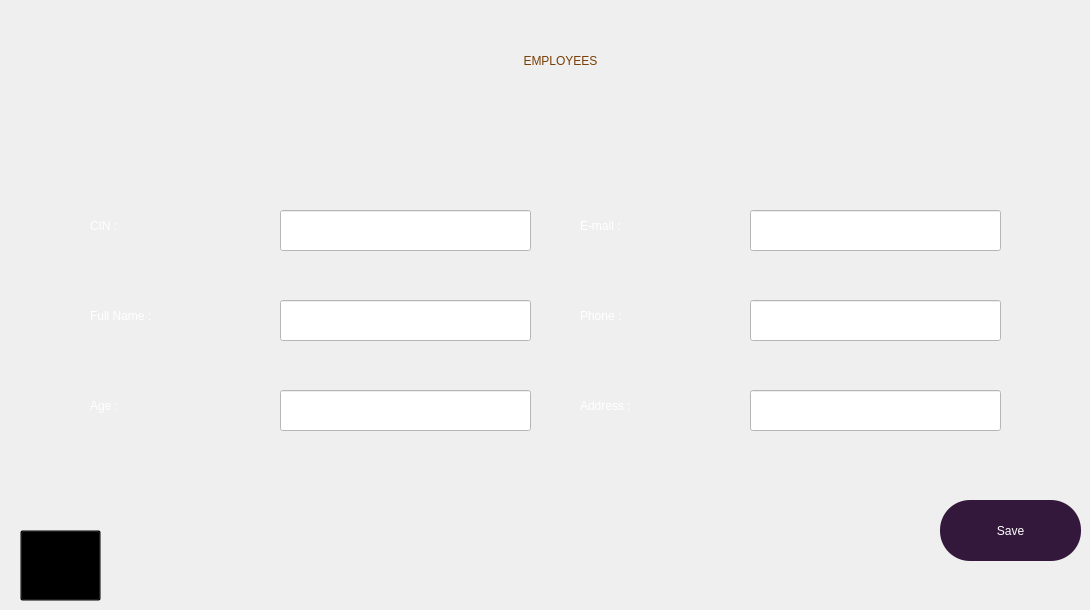
    <widget class="QWidget" name="addEmployee2">
     <widget class="QLabel" name="label_20">
      <property name="geometry">
       <rect>
        <x>1</x>
        <y>10</y>
        <width>151</width>
        <height>91</height>
       </rect>
      </property>
      <property name="styleSheet">
       <string notr="true">image: url(:/img/img/logo.png);
background-color: rgb(0, 0, 0, 0%);</string>
      </property>
      <property name="text">
       <string/>
      </property>
     </widget>
     <widget class="QLabel" name="label_21">
      <property name="geometry">
       <rect>
        <x>310</x>
        <y>0</y>
        <width>501</width>
        <height>121</height>
       </rect>
      </property>
      <property name="styleSheet">
       <string notr="true">color: rgb(120, 63, 7);
font: 40pt &quot;Lemon&quot;;
background-color: rgb(0, 0, 0,0%);</string>
      </property>
      <property name="text">
       <string>EMPLOYEES</string>
      </property>
      <property name="scaledContents">
       <bool>true</bool>
      </property>
      <property name="alignment">
       <set>Qt::AlignCenter</set>
      </property>
     </widget>
     <widget class="QToolButton" name="back_8">
      <property name="geometry">
       <rect>
        <x>20</x>
        <y>530</y>
        <width>81</width>
        <height>71</height>
       </rect>
      </property>
      <property name="styleSheet">
       <string notr="true">background-color: rgb(0, 0, 0, 0%);</string>
      </property>
      <property name="text">
       <string>...</string>
      </property>
      <property name="icon">
       <iconset resource="assets.qrc">
        <normaloff>:/img/img/icons8-back-80.png</normaloff>:/img/img/icons8-back-80.png</iconset>
      </property>
      <property name="iconSize">
       <size>
        <width>60</width>
        <height>60</height>
       </size>
      </property>
     </widget>
     <widget class="QLabel" name="label_24">
      <property name="geometry">
       <rect>
        <x>580</x>
        <y>380</y>
        <width>151</width>
        <height>51</height>
       </rect>
      </property>
      <property name="styleSheet">
       <string notr="true">background-color: rgba(0, 0, 0, 0%);
color: rgb(255, 255, 255);
font: 25 italic 20pt &quot;Bahnschrift&quot;;</string>
      </property>
      <property name="text">
       <string>Address :</string>
      </property>
     </widget>
     <widget class="QLineEdit" name="lineEdit_fullname">
      <property name="geometry">
       <rect>
        <x>280</x>
        <y>300</y>
        <width>251</width>
        <height>41</height>
       </rect>
      </property>
      <property name="styleSheet">
       <string notr="true">font: 25 italic 18pt &quot;Bahnschrift&quot;;
background-color: rgb(255, 255, 255);</string>
      </property>
     </widget>
     <widget class="QLabel" name="label_25">
      <property name="geometry">
       <rect>
        <x>580</x>
        <y>200</y>
        <width>131</width>
        <height>51</height>
       </rect>
      </property>
      <property name="styleSheet">
       <string notr="true">background-color: rgba(0, 0, 0, 0%);
color: rgb(255, 255, 255);
font: 25 italic 20pt &quot;Bahnschrift&quot;;</string>
      </property>
      <property name="text">
       <string>E-mail :</string>
      </property>
     </widget>
     <widget class="QLabel" name="label_26">
      <property name="geometry">
       <rect>
        <x>90</x>
        <y>200</y>
        <width>121</width>
        <height>51</height>
       </rect>
      </property>
      <property name="styleSheet">
       <string notr="true">background-color: rgba(0, 0, 0, 0%);
color: rgb(255, 255, 255);
font: 25 italic 20pt &quot;Bahnschrift&quot;;</string>
      </property>
      <property name="text">
       <string>CIN :</string>
      </property>
     </widget>
     <widget class="QToolButton" name="toolButton_save_2">
      <property name="geometry">
       <rect>
        <x>940</x>
        <y>500</y>
        <width>141</width>
        <height>61</height>
       </rect>
      </property>
      <property name="cursor">
       <cursorShape>PointingHandCursor</cursorShape>
      </property>
      <property name="styleSheet">
       <string notr="true">#toolButton_save_2
{
background-color: rgb(51, 24, 60);
color: rgb(255, 255, 255);
font: 10pt &quot;Segoe Print&quot;;
border-radius: 30px;
}
#toolButton_save_2:hover
{
background-color: rgb(74, 35, 88);
}
#toolButton_save_2:pressed
{
background-color: rgb(98, 47, 117);
}</string>
      </property>
      <property name="text">
       <string>Save</string>
      </property>
      <property name="iconSize">
       <size>
        <width>60</width>
        <height>60</height>
       </size>
      </property>
      <property name="toolButtonStyle">
       <enum>Qt::ToolButtonTextUnderIcon</enum>
      </property>
     </widget>
     <widget class="QLineEdit" name="lineEdit_age">
      <property name="geometry">
       <rect>
        <x>280</x>
        <y>390</y>
        <width>251</width>
        <height>41</height>
       </rect>
      </property>
      <property name="styleSheet">
       <string notr="true">font: 25 italic 18pt &quot;Bahnschrift&quot;;
background-color: rgb(255, 255, 255);</string>
      </property>
     </widget>
     <widget class="QLabel" name="label_27">
      <property name="geometry">
       <rect>
        <x>90</x>
        <y>290</y>
        <width>201</width>
        <height>51</height>
       </rect>
      </property>
      <property name="styleSheet">
       <string notr="true">background-color: rgba(0, 0, 0, 0%);
color: rgb(255, 255, 255);
font: 25 italic 20pt &quot;Bahnschrift&quot;;</string>
      </property>
      <property name="text">
       <string>Full Name :</string>
      </property>
     </widget>
     <widget class="QLineEdit" name="lineEdit_cin">
      <property name="geometry">
       <rect>
        <x>280</x>
        <y>210</y>
        <width>251</width>
        <height>41</height>
       </rect>
      </property>
      <property name="styleSheet">
       <string notr="true">font: 25 italic 18pt &quot;Bahnschrift&quot;;
background-color: rgb(255, 255, 255);</string>
      </property>
     </widget>
     <widget class="QLabel" name="label_28">
      <property name="geometry">
       <rect>
        <x>580</x>
        <y>290</y>
        <width>121</width>
        <height>51</height>
       </rect>
      </property>
      <property name="styleSheet">
       <string notr="true">background-color: rgba(0, 0, 0, 0%);
color: rgb(255, 255, 255);
font: 25 italic 20pt &quot;Bahnschrift&quot;;</string>
      </property>
      <property name="text">
       <string>Phone :</string>
      </property>
     </widget>
     <widget class="QLineEdit" name="lineEdit_phone">
      <property name="geometry">
       <rect>
        <x>750</x>
        <y>300</y>
        <width>251</width>
        <height>41</height>
       </rect>
      </property>
      <property name="styleSheet">
       <string notr="true">font: 25 italic 18pt &quot;Bahnschrift&quot;;
background-color: rgb(255, 255, 255);</string>
      </property>
     </widget>
     <widget class="QLineEdit" name="lineEdit_address">
      <property name="geometry">
       <rect>
        <x>750</x>
        <y>390</y>
        <width>251</width>
        <height>41</height>
       </rect>
      </property>
      <property name="styleSheet">
       <string notr="true">font: 25 italic 18pt &quot;Bahnschrift&quot;;
background-color: rgb(255, 255, 255);</string>
      </property>
     </widget>
     <widget class="QLabel" name="label_29">
      <property name="geometry">
       <rect>
        <x>90</x>
        <y>380</y>
        <width>121</width>
        <height>51</height>
       </rect>
      </property>
      <property name="styleSheet">
       <string notr="true">background-color: rgba(0, 0, 0, 0%);
color: rgb(255, 255, 255);
font: 25 italic 20pt &quot;Bahnschrift&quot;;
</string>
      </property>
      <property name="text">
       <string>Age :</string>
      </property>
     </widget>
     <widget class="QLineEdit" name="lineEdit_email">
      <property name="geometry">
       <rect>
        <x>750</x>
        <y>210</y>
        <width>251</width>
        <height>41</height>
       </rect>
      </property>
      <property name="styleSheet">
       <string notr="true">font: 25 italic 18pt &quot;Bahnschrift&quot;;
background-color: rgb(255, 255, 255);</string>
      </property>
     </widget>
    </widget>
